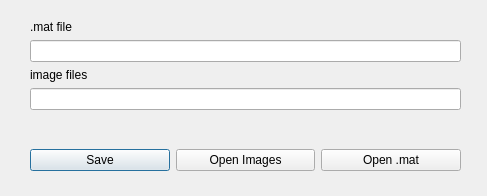
<?xml version="1.0" encoding="UTF-8"?>
<ui version="4.0">
 <class>ImportDialog</class>
 <widget class="QDialog" name="ImportDialog">
  <property name="geometry">
   <rect>
    <x>0</x>
    <y>0</y>
    <width>487</width>
    <height>196</height>
   </rect>
  </property>
  <property name="windowTitle">
   <string>Choose your input .mat or image files.</string>
  </property>
  <widget class="QWidget" name="">
   <property name="geometry">
    <rect>
     <x>30</x>
     <y>20</y>
     <width>431</width>
     <height>151</height>
    </rect>
   </property>
   <layout class="QVBoxLayout" name="verticalLayout_2">
    <item>
     <layout class="QVBoxLayout" name="verticalLayout">
      <item>
       <widget class="QLabel" name="label">
        <property name="text">
         <string>.mat file</string>
        </property>
       </widget>
      </item>
      <item>
       <widget class="QLineEdit" name="matEdit"/>
      </item>
      <item>
       <widget class="QLabel" name="label_2">
        <property name="text">
         <string>image files</string>
        </property>
       </widget>
      </item>
      <item>
       <widget class="QLineEdit" name="imageEdit"/>
      </item>
     </layout>
    </item>
    <item>
     <spacer name="verticalSpacer">
      <property name="orientation">
       <enum>Qt::Vertical</enum>
      </property>
      <property name="sizeHint" stdset="0">
       <size>
        <width>20</width>
        <height>40</height>
       </size>
      </property>
     </spacer>
    </item>
    <item>
     <layout class="QHBoxLayout" name="horizontalLayout">
      <item>
       <widget class="QPushButton" name="saveButton">
        <property name="text">
         <string>Save</string>
        </property>
       </widget>
      </item>
      <item>
       <widget class="QPushButton" name="openImageButton">
        <property name="text">
         <string>Open Images</string>
        </property>
       </widget>
      </item>
      <item>
       <widget class="QPushButton" name="openMatButton">
        <property name="text">
         <string>Open .mat</string>
        </property>
       </widget>
      </item>
     </layout>
    </item>
   </layout>
  </widget>
 </widget>
 <resources/>
 <connections/>
</ui>
